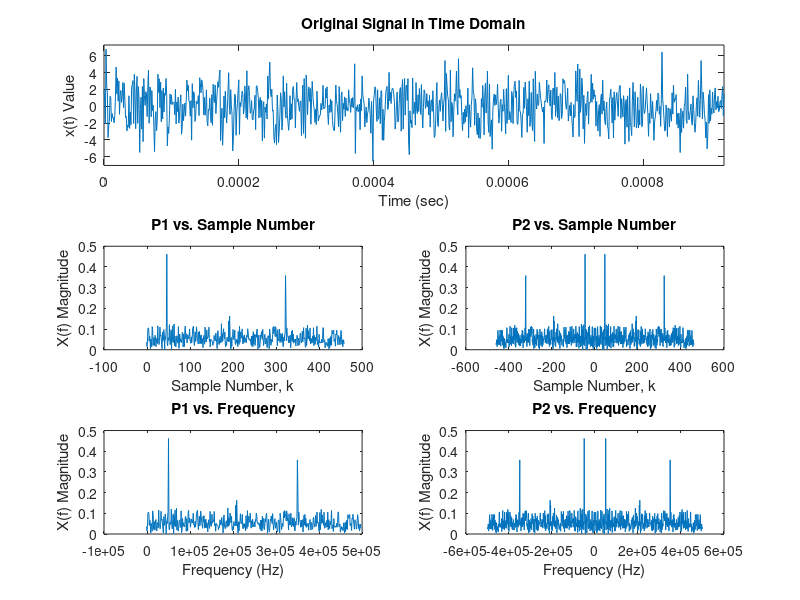

MATLAB code for this plot: (Note: this script raises an error after producing the figure.)

%% PROBLEM 1
clear
close all

Fs = 1000;
Ts = 1/Fs;
N = 256;
Nfft = N;

evN = N-mod(N,2);

% part a
t = (0:N-1)*Ts;

% part b
x = sin(2*pi*100*t);

subplot(3,2,[1,2]);
plot(t,x);
xlabel("Time (sec)");
ylabel("x(t) Value");
title("Original Signal in Time Domain");
xlim([min(t)-0.01,max(t)+0.01]);
ylim([min(x)-0.5,max(x)+0.5]);

% part c and d
Xf = fft(x, Nfft);
XfMag = abs(Xf);
XfMagnorm = XfMag/N;
Xfshift = fftshift(XfMagnorm);

P2 = Xfshift;
k2 = (-evN/2:N-1-evN/2);
k2len = size(k2,2);

P1 = P2(k2len/2:k2len-1);
k1 = k2(k2len/2:k2len-1);

f2 = (0:N-1)*(Fs/N) - (Fs-(mod(N,2)*(Fs/N)))/2;
f1 = f2(k2len/2:k2len-1);


subplot(3,2,3);
plot(k1, P1);
xlabel("Sample Number, k");
ylabel("X(f) Magnitude");
title("P1 vs. Sample Number");

subplot(3,2,4);
plot(k2, P2);
xlabel("Sample Number, k");
ylabel("X(f) Magnitude");
title("P2 vs. Sample Number");

subplot(3,2,5);
plot(f1, P1);
xlabel("Frequency (Hz)");
ylabel("X(f) Magnitude");
title("P1 vs. Frequency");

subplot(3,2,6);
plot(f2, P2);
xlabel("Frequency (Hz)");
ylabel("X(f) Magnitude");
title("P2 vs. Frequency");



%% PROBLEM 2
close all

y = sin(2*pi*200*t) + cos(2*pi*340*t);


Fs = 1000;
Ts = 1/Fs;
N = 256;
Nfft = N;

evN = N-mod(N,2);

% part a
t = (0:N-1)*Ts;

% part b
x = sin(2*pi*200*t) + cos(2*pi*340*t);

subplot(3,2,[1,2]);
plot(t,x);
xlabel("Time (sec)");
ylabel("x(t) Value");
title("Original Signal in Time Domain");
xlim([min(t)-0.01,max(t)+0.01]);
ylim([min(x)-0.5,max(x)+0.5]);

% part c
Xf = fft(x, Nfft);
XfMag = abs(Xf);
XfMagnorm = XfMag/N;
Xfshift = fftshift(XfMagnorm);

P2 = Xfshift;
k2 = (-evN/2:N-1-evN/2);
k2len = size(k2,2);

P1 = P2(k2len/2:k2len-1);
k1 = k2(k2len/2:k2len-1);

f2 = (0:N-1)*(Fs/N) - (Fs-(mod(N,2)*(Fs/N)))/2;
f1 = f2(k2len/2:k2len-1);


subplot(3,2,3);
plot(k1, P1);
xlabel("Sample Number, k");
ylabel("X(f) Magnitude");
title("P1 vs. Sample Number");

subplot(3,2,4);
plot(k2, P2);
xlabel("Sample Number, k");
ylabel("X(f) Magnitude");
title("P2 vs. Sample Number");

subplot(3,2,5);
plot(f1, P1);
xlabel("Frequency (Hz)");
ylabel("X(f) Magnitude");
title("P1 vs. Frequency");

subplot(3,2,6);
plot(f2, P2);
xlabel("Frequency (Hz)");
ylabel("X(f) Magnitude");
title("P2 vs. Frequency");

%% PROBLEM 3
close all

load x;

N = size(x,2);
Fs = 1000000;
Ts = 1/Fs;
Nfft = N;

evN = N-mod(N,2);

% part a
t = (0:N-1)*Ts;

% part b

subplot(3,2,[1,2]);
plot(t,x);
xlabel("Time (sec)");
ylabel("x(t) Value");
title("Original Signal in Time Domain");
xlim([min(t),max(t)]);
ylim([min(x)-0.5,max(x)+0.5]);

% part c
Xf = fft(x, Nfft);
XfMag = abs(Xf);
XfMagnorm = XfMag/N;
Xfshift = fftshift(XfMagnorm);

P2 = Xfshift;
k2 = (-evN/2:N-1-evN/2);
k2len = size(k2,2);
k2len = k2len - mod(k2len,2);

P1 = P2(k2len/2:k2len-1);
k1 = k2(k2len/2:k2len-1);

f2 = (0:N-1)*(Fs/N) - (Fs-(mod(N,2)*(Fs/N)))/2;
f1 = f2(k2len/2:k2len-1);


subplot(3,2,3);
plot(k1, P1);
xlabel("Sample Number, k");
ylabel("X(f) Magnitude");
title("P1 vs. Sample Number");

subplot(3,2,4);
plot(k2, P2);
xlabel("Sample Number, k");
ylabel("X(f) Magnitude");
title("P2 vs. Sample Number");

subplot(3,2,5);
plot(f1, P1);
xlabel("Frequency (Hz)");
ylabel("X(f) Magnitude");
title("P1 vs. Frequency");

subplot(3,2,6);
plot(f2, P2);
xlabel("Frequency (Hz)");
ylabel("X(f) Magnitude");
title("P2 vs. Frequency");

fprintf("3a) No it is almost impossible to tell the center frequencies due to the noise. " + newline);
fprintf("3b) It is easier to observe the center frequencies. There are two spikes in frequenices that stand out." + newline);
fprintf("3c) Frequencies observed: s1(t) @ 49950 Hz and s2(t) @ 349600 Hz.");
%49950 Hz and 349600 Hz




%% PROBLEM 4
close all

load y;
x = y;

N = size(x,2);
Fs = 1000000;
Ts = 1/Fs;
Nfft = N;

evN = N-mod(N,2);

% part a
t = (0:N-1)*Ts;

% part b
rx = real(x);
ix = imag(x);

subplot(3,2,1);
plot(t,rx);
xlabel("Time (sec)");
ylabel("x(t) Value");
title("Original Signal Real Part in Time Domain");
xlim([min(t),max(t)]);
ylim([min(rx),max(rx)]);

subplot(3,2,2);
plot(t,ix);
xlabel("Time (sec)");
ylabel("x(t) Value");
title("Original Signal Imag Part in Time Domain");
xlim([min(t),max(t)]);
ylim([min(ix),max(ix)]);

% part c
Xf = fft(x, Nfft);
XfMag = abs(Xf);
XfMagnorm = XfMag/N;
Xfshift = fftshift(XfMagnorm);

P2 = Xfshift;
k2 = (-evN/2:N-1-evN/2);
k2len = size(k2,2);
k2len = k2len - mod(k2len,2);

P1 = P2(k2len/2:k2len-1);
k1 = k2(k2len/2:k2len-1);

f2 = (0:N-1)*(Fs/N) - (Fs-(mod(N,2)*(Fs/N)))/2;
f1 = f2(k2len/2:k2len-1);


subplot(3,2,3);
plot(k1, P1);
xlabel("Sample Number, k");
ylabel("X(f) Magnitude");
title("P1 vs. Sample Number");

subplot(3,2,4);
plot(k2, P2);
xlabel("Sample Number, k");
ylabel("X(f) Magnitude");
title("P2 vs. Sample Number");

subplot(3,2,5);
plot(f1, P1);
xlabel("Frequency (Hz)");
ylabel("X(f) Magnitude");
title("P1 vs. Frequency");

subplot(3,2,6);
plot(f2, P2);
xlabel("Frequency (Hz)");
ylabel("X(f) Magnitude");
title("P2 vs. Frequency");


fprintf("4) 5 major frequencies were observed." + newline);
fprintf("List of signals observed in order of strength:" + newline);
fprintf("s1(t) @ 300100 Hz" + newline);
fprintf("s2(t) @ 399800 Hz" + newline);
fprintf("s3(t) @ 99690 Hz" + newline);
fprintf("s4(t) @ -269600 Hz" + newline);
fprintf("s5(t) @ -199400 Hz" + newline);


% 300100 Hz
% 399800 Hz
% 99690 Hz
% -269600 Hz
% -199400


